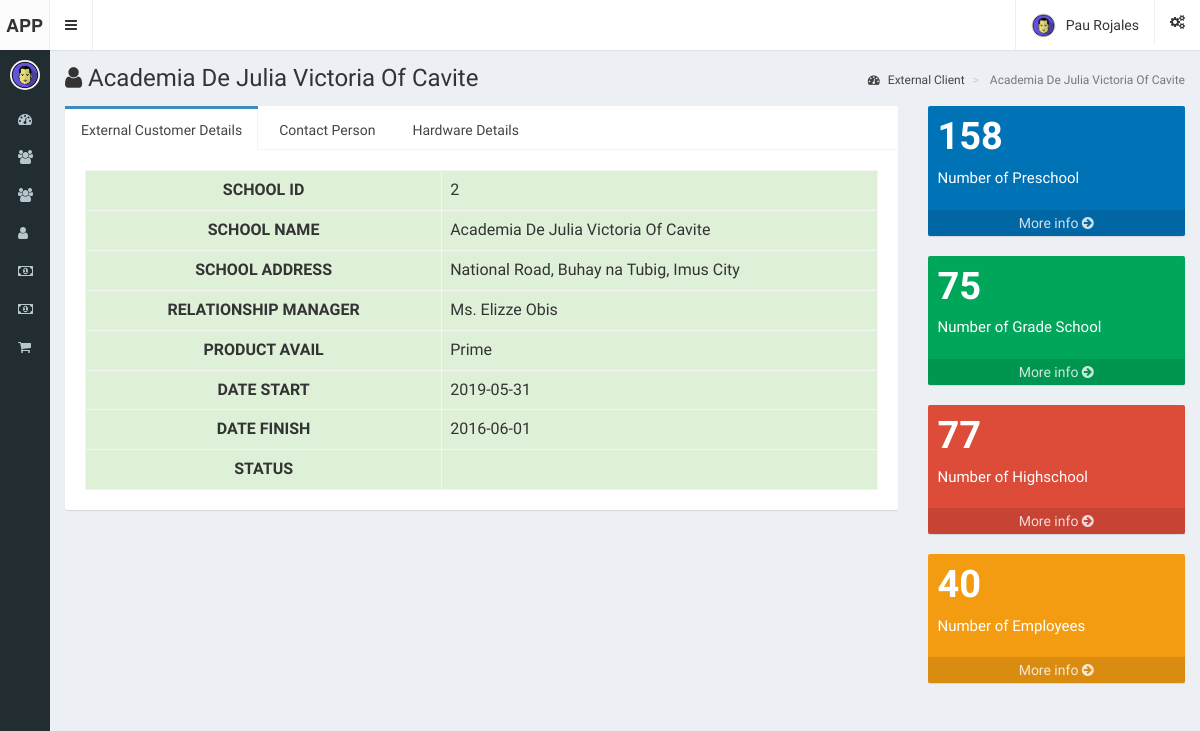
/addfile/solo_page/solo_page.php?id=2 (signed in), run on the app's committed database.
### tables this page shows
CREATE TABLE `apptopus_externalcustomers` (
  `app_school_id` int(11) NOT NULL,
  `app_school_name` varchar(255) NOT NULL,
  `app_school_address` varchar(255) NOT NULL,
  `app_school_preschool` int(10) NOT NULL,
  `app_school_gradeschool` int(10) NOT NULL,
  `app_school_highschool` int(10) NOT NULL,
  `app_school_employees` int(10) NOT NULL,
  `app_school_principal` varchar(255) NOT NULL,
  `app_principal_birthday` date NOT NULL,
  `app_principal_facebook` varchar(25) NOT NULL,
  `app_principal_email` varchar(255) NOT NULL,
  `app_principal_landline` varchar(25) NOT NULL,
  `app_principal_cellphone` varchar(25) NOT NULL,
  `app_school_admin` varchar(255) NOT NULL,
  `app_admin_birthday` date NOT NULL,
  `app_admin_facebook` varchar(255) NOT NULL,
  `app_admin_email` varchar(255) NOT NULL,
  `app_admin_landline` varchar(255) NOT NULL,
  `app_admin_cellphone` varchar(255) NOT NULL,
  `app_school_sysadmin` varchar(255) NOT NULL,
  `app_sysadmin_number` varchar(255) NOT NULL,
  `app_sysadmin_email` varchar(255) NOT NULL,
  `app_relation_manager` varchar(255) NOT NULL,
  `app_avail_product` varchar(255) NOT NULL,
  `app_start` date NOT NULL,
  `app_finish` date NOT NULL,
  `app_school_status` varchar(255) NOT NULL
);

### addfile/solo_page/solo_page.php (the view, shortened to what this page needs)
<?php
   include '../config.php';
   if(!empty($_GET['id']))
   {
   $var =$_GET['id'];
   $query = $conn->prepare("SELECT * FROM apptopus_externalcustomers WHERE app_school_id ='$var'");
   $query->execute();
   $query->setFetchMode(PDO::FETCH_ASSOC);
   while ($data=$query->fetch(PDO::FETCH_ORI_NEXT)) {
   ?>
<html>
   <head>
      <link rel="stylesheet" href="../../bootstrap/css/bootstrap.css">
      <link rel="stylesheet" href="../../plugins/datepicker/datepicker3.css">
      <link rel="stylesheet" href="../../plugins/datatables/jquery.dataTables.css">
      <link rel="stylesheet" href="../../plugins/datatables/dataTables.bootstrap.css">
      <link rel="stylesheet" href="../../plugins/font-awesome/css/font-awesome.min.css">
      <link rel="stylesheet" href="../../dist/css/AdminLTE.min.css">
      <link rel="stylesheet" href="../../dist/css/skins/skin-black.min.css">
   </head>
   <body class="hold-transition skin-black sidebar-mini sidebar-collapse">
      <div class="wrapper">
         <header class="main-header">
            <a href="index.php" class="logo">
               <span class="logo-mini"><b>APP</b></span>
            </a>
            <nav class="navbar navbar-static-top" role="navigation">
               <a href="#" class="sidebar-toggle" data-toggle="offcanvas" role="button">
               </a>
               <div class="navbar-custom-menu">
                  <ul class="nav navbar-nav">
                     <li class="dropdown user user-menu">
                        <a href="#" class="dropdown-toggle" data-toggle="dropdown">
                           <img src="../../dist/img/mahruskh.jpg" class=" user-image" alt="User Image">
                           <span class="hidden-xs"><?php echo $_SESSION['nama'] ?></span>
                        </a>
                     </li>
                     <li>
                        <a href="#" data-toggle="control-sidebar"><i class="fa fa-gears"></i></a>
                     </li>
                  </ul>
               </div>
            </nav>
         </header>
         <aside class="main-sidebar">
            <section class="sidebar">
               <div class="user-panel">
                  <div class="pull-left image">
                     <img src="../../dist/img/mahruskh.jpg" class="img-circle" alt="User Image">
                  </div>
               </div>
               <ul class="sidebar-menu">
                  <li><a href="../../index.php"><i class="fa fa-dashboard"></i><span>Main Dashboard</span></a></li>
                  <li><a href="../../external_customer.php"><i class="fa fa-users"></i><span>External Customers</span></a></li>
                  <li><a href="../../possible_client.php"><i class="fa fa-users"></i><span>Possible Customers</a></span>
                  </li>
                  <li><a href="../../internal_customer.php"><i class="fa fa-user"></i><span></i>Internal Customers</a></span>
                  </li>
                  <li><a href="../../money_in.php"><i class="fa fa-money"></i><span>Money In</span></a></li>
                  <li><a href="../../money_out.php"><i class="fa fa-money"></i><span>Money Out</span></a></li>
                  <li><a href="add_product.php"><i class="fa fa-shopping-cart"></i><span>Add Product</span></a></li>
               </ul>
            </section>
         </aside>
         <div class="content-wrapper">
            <section class="content-header">
               <h1><i class="fa fa-user"></i>
                  <?php echo $data['app_school_name']; ?>
               </h1>
               <ol class="breadcrumb">
                  <li><a href="#"><i class="fa fa-dashboard"></i> External Client</a></li>
                  <li class="active">
                     <?php echo $data['app_school_name']; ?>
                  </li>
               </ol>
            </section>
            <section class="content">
               <div class="row">
                  <div class="col-sm-9">
                     <div class="nav-tabs-custom">
                        <ul class="nav nav-tabs">
                           <li class="active"><a href="#tab_customer_details" data-toggle="tab" id="exdetails">External Customer Details</a></li>
                           <li><a href="#tab_contact_person" data-toggle="tab" id="contact_per">Contact Person</a></li>
                           <li><a href="#tab_hardware_details" data-toggle="tab" id="hardware_det">Hardware Details</a></li>
                        </ul>
                        <div class="tab-content">
                           <div class="tab-pane active" id="tab_customer_details">
                              <div class="box-body">
                                <table class="table table-bordered data">
                                   <tr class="success">
                                      <th width="45%" style="text-align:center;" >SCHOOL ID</th>
                                      <td><?php echo $data['app_school_id']; ?></td>
                                   </tr>
                                   <tr class="success">
                                      <th width="45%" style="text-align:center;" >SCHOOL NAME</th>
                                      <td><?php echo $data['app_school_name']; ?></td>
                                   </tr>
                                   <tr class="success">
                                      <th width="45%" style="text-align:center;" >SCHOOL ADDRESS</th>
                                      <td><?php echo $data['app_school_address']; ?></td>
                                   </tr>
                                   <tr class="success">
                                      <th width="45%" style="text-align:center;" >RELATIONSHIP MANAGER</th>
                                      <td><?php echo $data['app_relation_manager']; ?></td>
                                   </tr>
                                   <tr class="success">
                                      <th width="45%" style="text-align:center;" >PRODUCT AVAIL</th>
                                      <td><?php echo $data['app_avail_product']; ?></td>
                                   </tr>
                                   <tr class="success">
                                      <th width="45%" style="text-align:center;" >DATE START</th>
                                      <td><?php echo $data['app_start']; ?></td>
                                   </tr>
                                   <tr class="success">
                                      <th width="45%" style="text-align:center;" >DATE FINISH</th>
                                      <td><?php echo $data['app_finish']; ?></td>
                                   </tr>
                                   <tr class="success">
                                      <th width="45%" style="text-align:center;" >STATUS</th>
                                      <td><?php echo $data['app_school_status']; ?></td>
                                   </tr>
                                </table>
                              </div>
                           </div>
                        </div>
                     </div>
                  </div>
                  <div class="col-sm-3">
                     <div class="small-box bg-blue">
                        <div class="inner">
                           <h3>
                              <?php echo $data['app_school_preschool']; ?>
                           </h3>
                           <p>Number of Preschool</p>
                        </div>
                        <a href="#" class="small-box-footer">
                        More info <i class="fa fa-arrow-circle-right"></i>
                        </a>
                     </div>
                     <div class="small-box bg-green">
                        <div class="inner">
                           <h3>
                              <?php echo $data['app_school_gradeschool']; ?>
                           </h3>
                           <p>Number of Grade School</p>
                        </div>
                        <a href="#" class="small-box-footer">More info <i class="fa fa-arrow-circle-right"></i>
                        </a>
                     </div>
                     <div class="small-box bg-red">
                        <div class="inner">
                           <h3>
                              <?php echo $data['app_school_highschool']; ?>
                           </h3>
                           <p>Number of Highschool</p>
                        </div>
                        <a href="#" class="small-box-footer">More info <i class="fa fa-arrow-circle-right"></i>
                        </a>
                     </div>
                     <div class="small-box bg-yellow">
                        <div class="inner">
                           <h3>
                              <?php echo $data['app_school_employees']; ?>
                           </h3>
                           <p>Number of Employees</p>
                        </div>
                        <a href="#" class="small-box-footer">More info <i class="fa fa-arrow-circle-right"></i>
                        </a>
                     </div>
                  </div>
               </div>
            </section>
         </div>
      </div>
      <?php }} ?>
   </body>
</html>

### data on the page
apptopus_externalcustomers: app_school_name "Academia De Julia Victoria Of Cavite", app_school_id "2", app_school_address "National Road, Buhay na Tubig, Imus City", app_relation_manager "Ms. Elizze Obis", app_avail_product "Prime", app_start "2019-05-31", app_finish "2016-06-01", app_school_preschool "158", app_school_gradeschool "75", app_school_highschool "77", app_school_employees "40"
